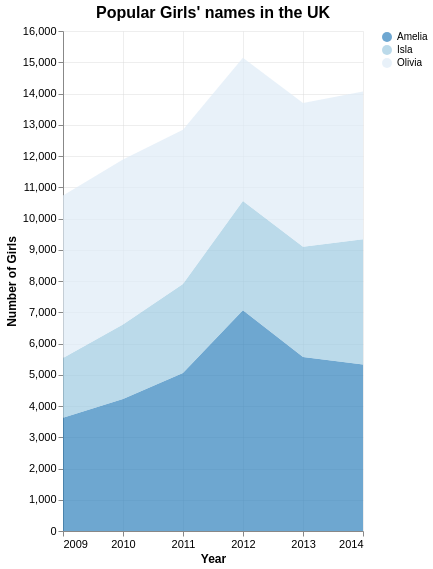

Write the Vega-Lite specification saved for this chart.
### Vega-Lite specification from a JSON file in a GitHub repository (floating-point values rounded to 4 significant figures)
{"$schema": "https://vega.github.io/schema/vega-lite/v5.json", "title": {"text": "Popular Girls' names in the UK", "fontSize": 16, "fontWeight": "bold"}, "width": "container", "height": 500, "data": {"values": [{"Year": "2009-01-01", "Amelia": 3625, "Isla": 1908, "Olivia": 5201}, {"Year": "2010-01-01", "Amelia": 4227, "Isla": 2384, "Olivia": 5279}, {"Year": "2011-01-01", "Amelia": 5054, "Isla": 2849, "Olivia": 4938}, {"Year": "2012-01-01", "Amelia": 7061, "Isla": 3501, "Olivia": 4585}, {"Year": "2013-01-01", "Amelia": 5570, "Isla": 3526, "Olivia": 4598}, {"Year": "2014-01-01", "Amelia": 5327, "Isla": 4012, "Olivia": 4724}]}, "encoding": {"x": {"field": "Year", "type": "temporal", "timeUnit": "year", "axis": {"title": "Year", "titleFontWeight": "bold", "grid": true}}, "y": {"field": "value", "type": "quantitative", "axis": {"title": "Number of Girls", "titleFontWeight": "bold", "grid": true}}, "color": {"field": "name", "type": "nominal", "scale": {"domain": ["Amelia", "Isla", "Olivia"], "range": ["#3182bd", "#9ecae1", "#deebf7"]}, "legend": {"title": null, "orient": "right"}}}, "layer": [{"mark": {"type": "area", "opacity": 0.7}, "transform": [{"fold": ["Amelia", "Isla", "Olivia"], "as": ["name", "value"]}, {"calculate": "datum.name === 'Amelia' ? 1 : datum.name === 'Isla' ? 2 : 3", "as": "order"}], "encoding": {"order": {"field": "order", "type": "quantitative"}}}], "config": {"axis": {"gridColor": "#ddd", "gridOpacity": 0.5, "labelFontSize": 11, "titleFontSize": 12}, "view": {"stroke": null}}}
